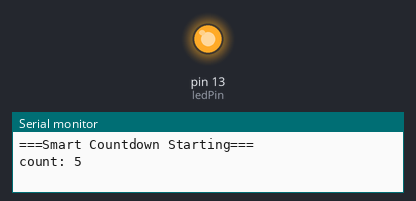
Bench run of a sketch on a simulated Arduino Uno, built with avr-gcc and run on an emulated ATmega328P. On the bench: output pins drawn as LEDs (lit = HIGH), the last lines printed to the serial monitor.

Above: at 0.1 s.
At 9.9 s:
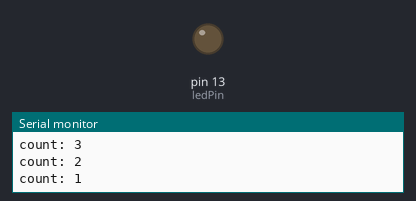
Timing chart, 0 to 11.4 s (numbered marks = the images above):
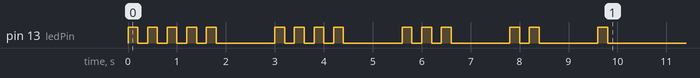

The sketch:

Smart_countdown.ino
```cpp
int startValue = 5;
int ledPin = 13;

void setup(){
  Serial.begin(9600);
  pinMode(ledPin, OUTPUT);

  Serial.println("===Smart Countdown Starting===");

    while(startValue >= 1) {
      Serial.print("count: ");
      Serial.println(startValue);

      flashLED(startValue);

      delay(1000);

      startValue--;
    }
   Serial.println("=== Countdown Complete ===");
}

   void loop(){
    //Empty - everything happens once in setup()
   }

   void flashLED(int times) {
    int count = 0;

    while(count < times) {
      digitalWrite(ledPin, HIGH);
      delay(200);

      digitalWrite(ledPin, LOW);
      delay(200);

      count++;


    }
   }
```
